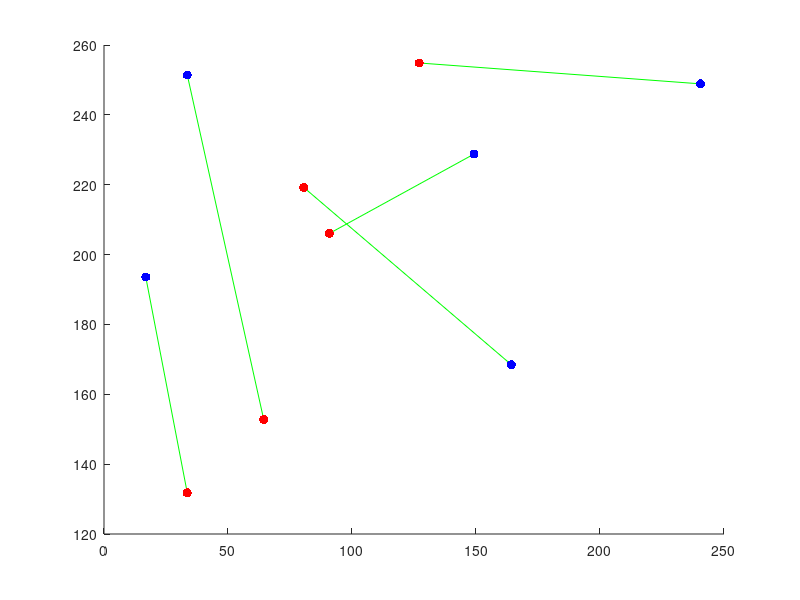
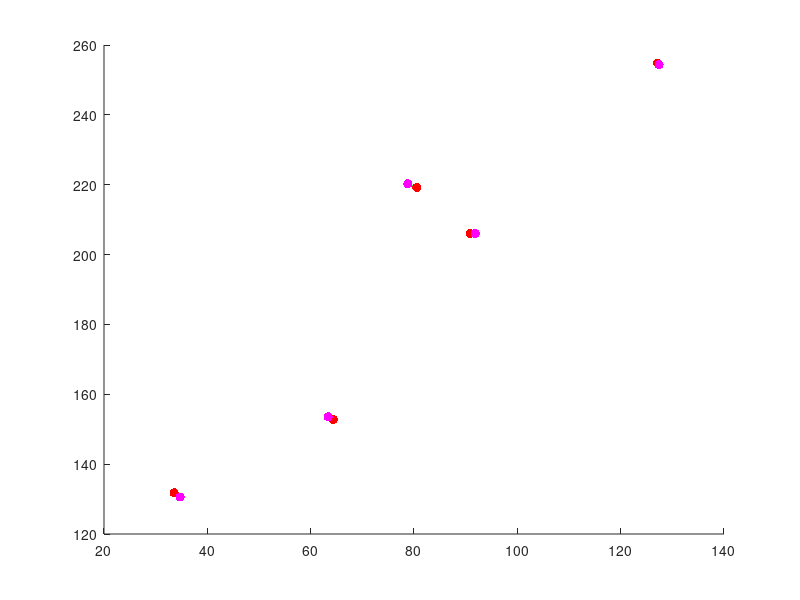

MATLAB code to generate these figures, in order:
function practical1

%The aim of practical 1 is to calculate the homography that best maps two
%sets of points to one another.  We will (eventually) use this for creating
%panoramas, and for calculating the 3d pose of planes.  You should use this
%template for your code and fill in the missing sections marked "TO DO"

%close all open figures
close all;

%set of two dimensional Cartesian points
 pts1Cart = [  240.5000   16.8351   33.5890  164.2696  149.1911;...
               248.8770  193.5890   251.3901 168.4581  228.7723];
% pts1Cart = [  240.5000   16.8351   33.5890  164.2696;...
%               248.8770  193.5890   251.3901 168.4581]; % <- Four points

%turn points to homogeneous representation
pts1Hom = [pts1Cart; ones(1,size(pts1Cart,2))]
      
%define a homography
H = [0.6 0.7 -100; 1.0 0.6 50; 0.001 0.002 1.0]

%apply homography to points
pts2Hom = H*pts1Hom

%convert back to Cartesian
pts2Cart = pts2Hom(1:2,:)./repmat(pts2Hom(3,:),2,1)

%add a small amount of noise
noiseLevel = 4.0;
pts2Cart = pts2Cart+noiseLevel*randn(size(pts2Cart));

%draw two set of two dimensional points
%opens figure
figure; set(gcf,'Color',[1 1 1]);
%draw lines between each pair of points
nPoint = size(pts1Cart,2)
for (cPoint = 1:nPoint)
    %plot a green line between each pair of points
    plot([pts1Cart(1,cPoint) pts2Cart(1,cPoint)],[pts1Cart(2,cPoint) pts2Cart(2,cPoint)],'g-');
    %make sure we don't replace with next point
    hold on;
end;

%draws first set of points
plot(pts1Cart(1,:),pts1Cart(2,:),'b.','MarkerSize',20);
%remove axis
set(gca,'Box','Off');

%draws second set of points
plot(pts2Cart(1,:),pts2Cart(2,:),'r.','MarkerSize',20);

%now our goal is to transform the first points so that they map to the
%second set of points

%****TO DO****: Fill in the details of this routine 
%At the moment, it just returns and identity matrix (body is below)
HEst = calcBestHomography(pts1Cart, pts2Cart);

%now we will see how well the routine works by applying the mapping and
%measuring the square  distance between the desired and actual positions

%apply homography to points
pts2EstHom = HEst*pts1Hom

%convert back to Cartesian
pts2EstCart = pts2EstHom(1:2,:)./repmat(pts2EstHom(3,:),2,1)

%calculate mean squared distance from actual points
sqDiff = mean(sum((pts2Cart-pts2EstCart).^2))

%draw figure with points before and after
%draw two set of two dimensional points
%opens figure
figure; set(gcf,'Color',[1 1 1]);
%draw lines between each pair of points
nPoint = size(pts1Cart,2)
for (cPoint = 1:nPoint)
    %plot a green line pairs of actual and estimated points
    plot([pts2Cart(1,cPoint) pts2EstCart(1,cPoint)],[pts2Cart(2,cPoint) pts2EstCart(2,cPoint)],'g-');
    %make sure we don't replace with next point
    hold on;
end;

%draws second set of points
plot(pts2Cart(1,:),pts2Cart(2,:),'r.','MarkerSize',20);
%remove axis
set(gca,'Box','Off');

%draws estimated positions of second set of points
plot(pts2EstCart(1,:),pts2EstCart(2,:),'m.','MarkerSize',20);

%other things **** TO DO ****
%1. Convince yourself that the homography is ambiguous up to scale (by
%multiplying it by a constant factor and showing it does the same thing).
%Can you see why this is mathematically the case?
%2. Show empirically that your homography routine can EXACTLY map any four points to any
%other four points -> by removing a point from pts1Cart
%3. Now move to practical 1b.




%==========================================================================
function H = calcBestHomography(pts1Cart, pts2Cart)

%should apply direct linear transform (DLT) algorithm to calculate best
%homography that maps the points in pts1Cart to their corresonding matchin in 
%pts2Cart

%****TO DO ****: replace this


%**** TO DO ****;
%first turn points to homogeneous

pts1Cart = [pts1Cart; ones(1,size(pts1Cart,2))];
pts2Cart = [pts2Cart; ones(1,size(pts2Cart,2))];

%then construct A matrix which should be (10 x 9) in size

A = zeros(2*size(pts1Cart,2),9);
for i = 1:size(pts1Cart,2)
    ui = pts1Cart(1,i);
    vi = pts1Cart(2,i);
    xi = pts2Cart(1,i);
    yi = pts2Cart(2,i);
    A(2*i-1,:) = [0,0,0,-ui,-vi,-1,yi*ui,yi*vi,yi];
    A(2*i,:) = [ui,vi,1,0,0,0,-xi*ui,-xi*vi,-xi];
end

%solve Ah = 0 by calling
%h = solveAXEqualsZero(A); (you have to write this routine too - see below)

h = solveAXEqualsZero(A); 

%reshape h into the matrix H

H = reshape(h,[3,3])';

%Beware - when you reshape the (9x1) vector x to the (3x3) shape of a homography, you must make
%sure that it is reshaped with the values going first into the rows.  This
%is not the way that the matlab command reshape works - it goes columns
%first.  In order to resolve this, you can reshape and then take the
%transpose


%==========================================================================
function x = solveAXEqualsZero(A)

%****TO DO **** Write this routine 
[~,~,V] = svd(A);
x = V(:,end);

